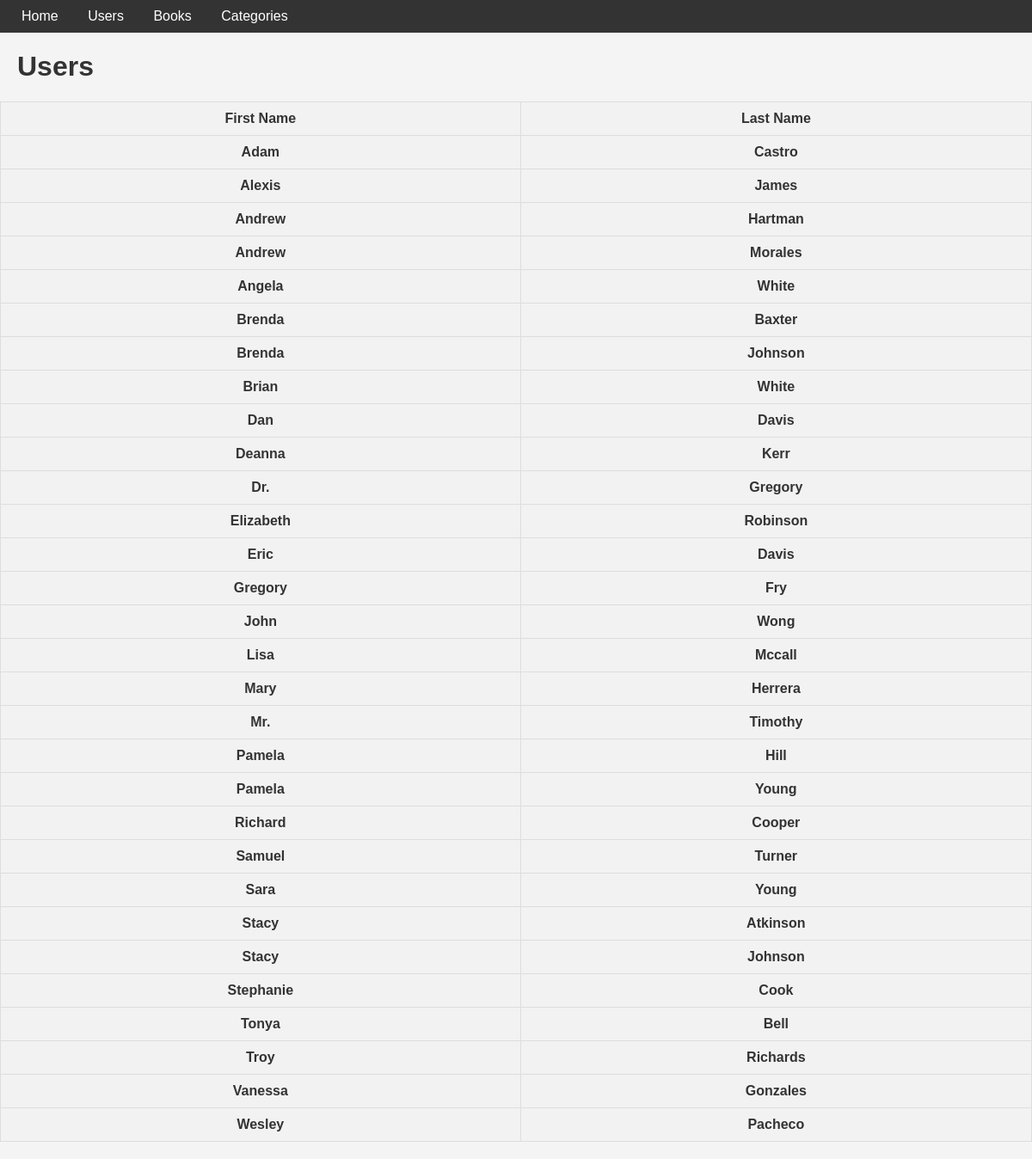
Screenshot of /users with the database file from the repository.
### models.py (models this page shows)
class User(db.Model):
    id = mapped_column(Integer, primary_key=True)
    name = mapped_column(String)

### app.py (the view)
@app.route("/users")
def users():
    statement = select(User).order_by(User.name)
    records = db.session.execute(statement).scalars()
    return render_template("users.html", users=records)

### templates/users.html
{% extends "base.html" %}
{% block content %}
<h1>Users</h1>
<table>
    <tr>
        <th>First Name</th>
        <th>Last Name</th>
    </tr>
{% for user in users %}
    <tr>
        <th>{{ user.name.split()[0] }}</th>
        <th>{{ user.name.split()[1] }}</th>
    </tr>
{% endfor %}
</table>
{% endblock %}

### templates/base.html (shortened to what this page needs)
<!doctype html>
<html lang="en">
    <head>
        <link rel="stylesheet" href="{{ url_for('static', filename='style.css') }}">
    </head>
    <body>
        <nav>
            <a href="{{ url_for('home') }}">Home</a>
            <a href="{{ url_for('users') }}">Users</a>
            <a href="{{ url_for('books') }}">Books</a>
            <a href="{{ url_for('categories') }}">Categories</a>
        </nav>
        {% block content %}
        {% endblock %}
    </body>
</html>

### static/style.css (style rules this page uses)
body { font-family: Arial, sans-serif; background-color: #f4f4f4; color: #333; margin: 0; padding: 0; }
nav { background-color: #333; padding: 10px; }
nav a { margin: 0 15px; text-decoration: none; color: #fff; }
table { width: 100%; border-collapse: collapse; margin: 20px 0; }
table th, table td { padding: 10px; border: 1px solid #ddd; text-align: center; }
table th { background-color: #f2f2f2; }
h1 { color: #333; font-family: Arial, sans-serif; margin-left: 20px; }

### rows the page displays
User: name "Adam", name "Castro"
User: name "Alexis", name "James"
User: name "Andrew", name "Hartman"
User: name "Andrew", name "Morales"
User: name "Angela", name "White"
User: name "Brenda", name "Baxter"
User: name "Brenda", name "Johnson"
User: name "Brian", name "White"
User: name "Dan", name "Davis"
User: name "Deanna", name "Kerr"
User: name "Dr.", name "Gregory"
User: name "Elizabeth", name "Robinson"
User: name "Eric", name "Davis"
User: name "Gregory", name "Fry"
User: name "John", name "Wong"
User: name "Lisa", name "Mccall"
User: name "Mary", name "Herrera"
User: name "Mr.", name "Timothy"
User: name "Pamela", name "Hill"
User: name "Pamela", name "Young"
User: name "Richard", name "Cooper"
User: name "Samuel", name "Turner"
User: name "Sara", name "Young"
User: name "Stacy", name "Atkinson"
User: name "Stacy", name "Johnson"
User: name "Stephanie", name "Cook"
User: name "Tonya", name "Bell"
User: name "Troy", name "Richards"
User: name "Vanessa", name "Gonzales"
User: name "Wesley", name "Pacheco"
